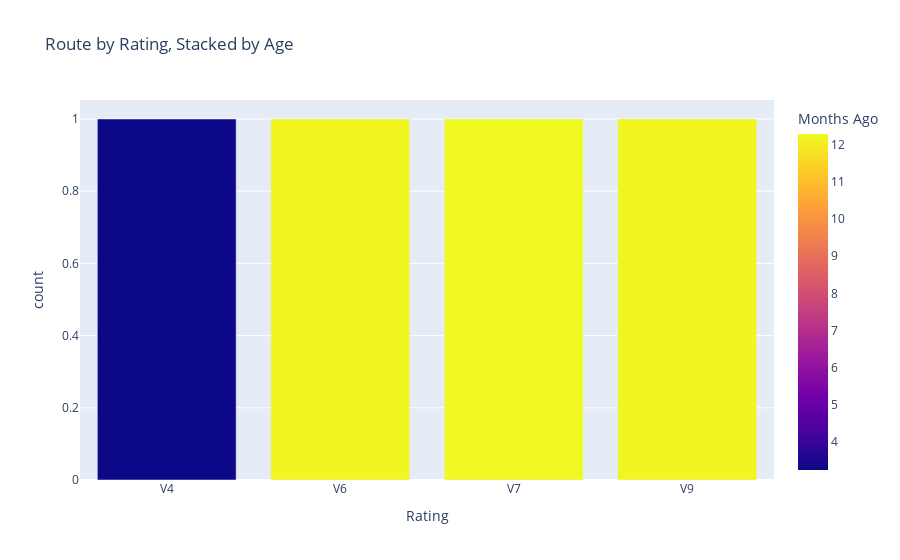

The notebook cell this image was saved under:
### Code cell
plot(boulderingdf)

### Figure 1 — Plotly figure (JSON) as saved in the notebook; plotly's stock layout.template omitted (floating-point values rounded to 4 significant figures)
{"data": [{"alignmentgroup": "True", "customdata": [["Bachar Cracker", 97, ""], ["Pig Dog", 366, ""], ["Cloud Shadow Low", 368, ""], ["The Infinite", 366, "the beta was to look at the final hold before you \ngo to it. contemplate life and your decisions. the\nn go. I also left my feet low and turned my right \nhip in to gain the crimp. works for me at 6ft but \nalso worked for 5'9\" climber"]], "hovertemplate": "Rating=%{x}<br>count=%{y}<br>Route=%{customdata[0]}<br>Days Ago=%{customdata[1]}<br>Note=%{customdata[2]}<br>Months Ago=%{marker.color}<extra></extra>", "legendgroup": "", "marker": {"color": [3.254, 12.22, 12.29, 12.22], "coloraxis": "coloraxis", "pattern": {"shape": ""}}, "name": "", "offsetgroup": "", "orientation": "v", "showlegend": false, "textposition": "auto", "type": "bar", "x": ["V4", "V6", "V7", "V9"], "xaxis": "x", "y": [1, 1, 1, 1], "yaxis": "y"}], "layout": {"barmode": "stack", "coloraxis": {"colorbar": {"title": {"text": "Months Ago"}}, "colorscale": [[0, "#0d0887"], [0.1111, "#46039f"], [0.2222, "#7201a8"], [0.3333, "#9c179e"], [0.4444, "#bd3786"], [0.5556, "#d8576b"], [0.6667, "#ed7953"], [0.7778, "#fb9f3a"], [0.8889, "#fdca26"], [1, "#f0f921"]]}, "legend": {"tracegroupgap": 0}, "title": {"text": "Route by Rating, Stacked by Age"}, "xaxis": {"anchor": "y", "categoryarray": ["V4", "V6", "V7", "V9"], "categoryorder": "array", "domain": [0, 1], "title": {"text": "Rating"}}, "yaxis": {"anchor": "x", "domain": [0, 1], "title": {"text": "count"}}}}
